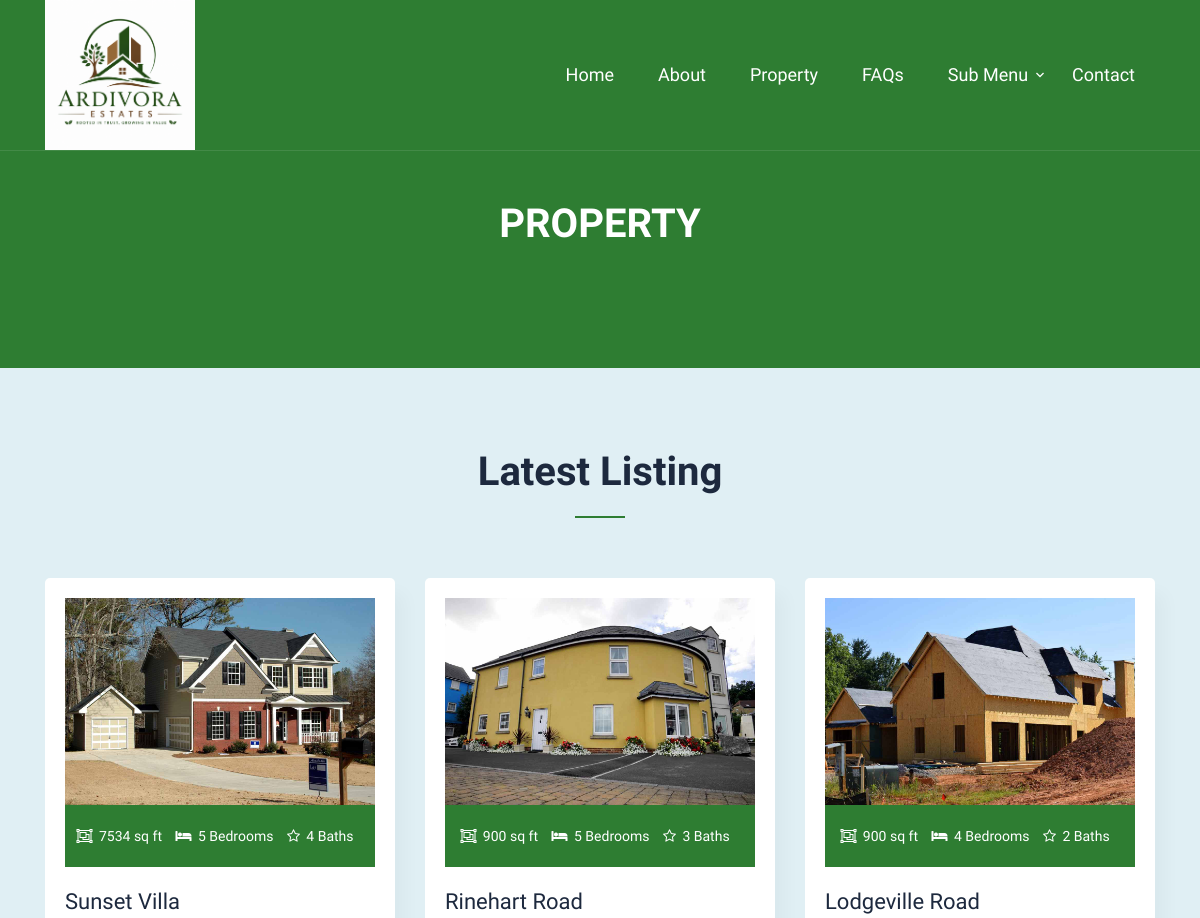
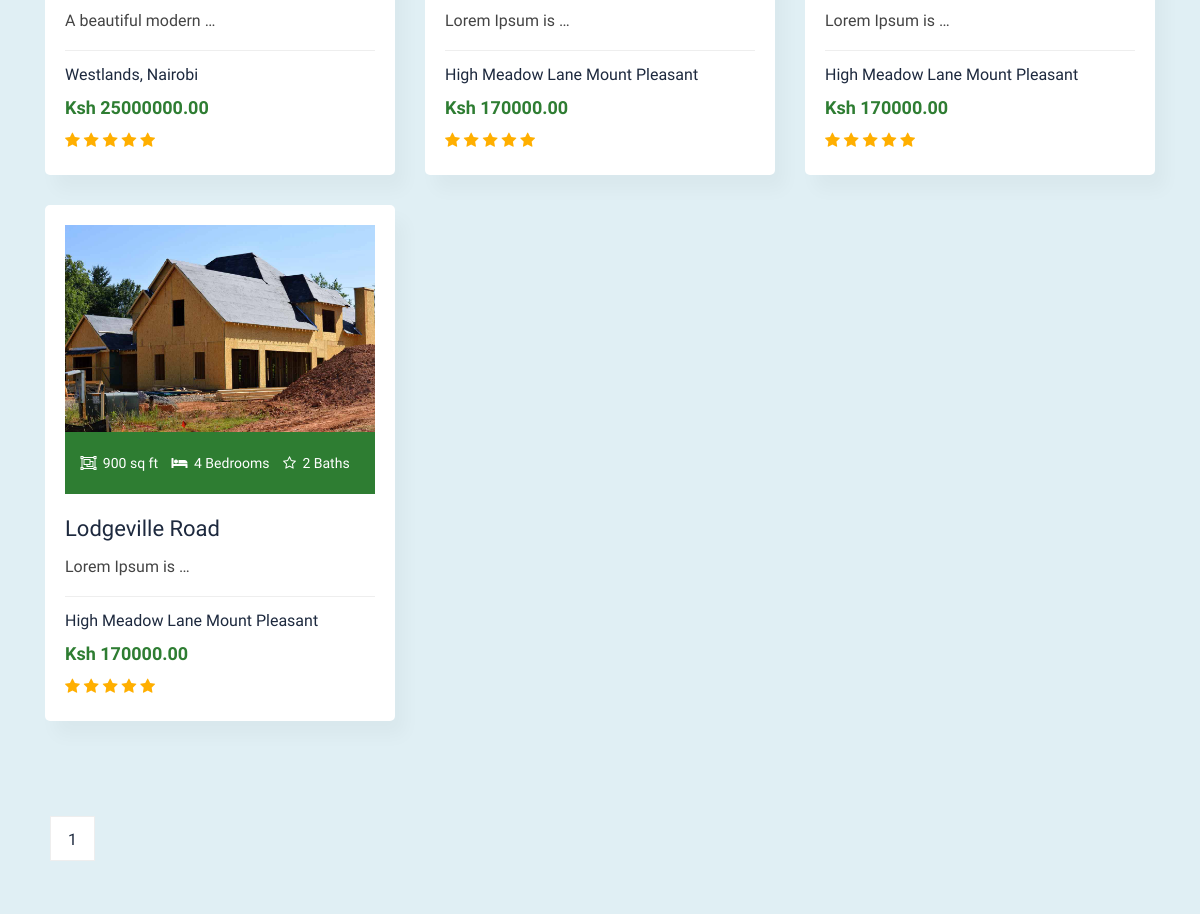
Page /property (upper part) on the earlier database version (2 pictures, top to bottom).
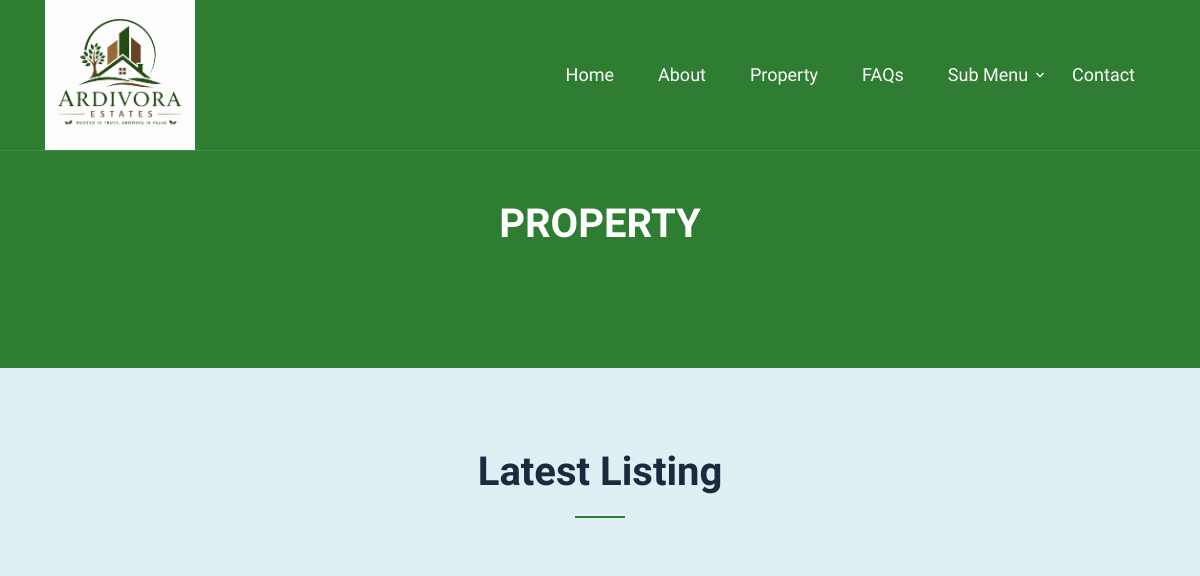
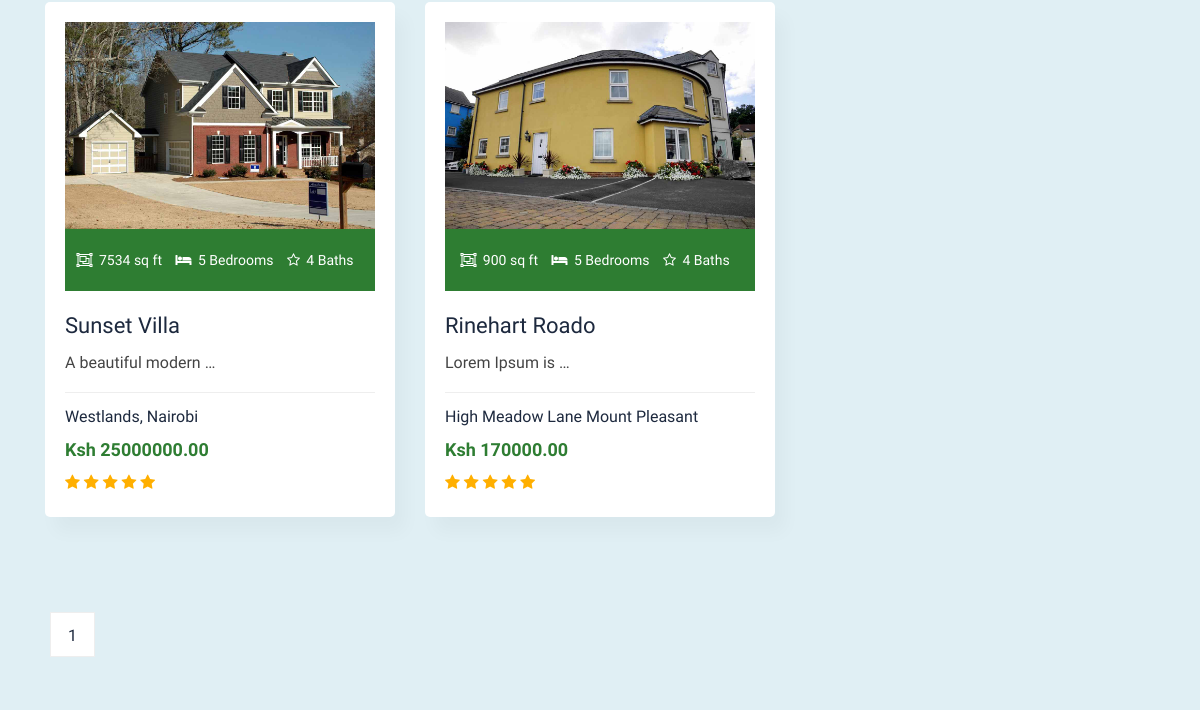
Same page on the later database version (2 pictures, top to bottom).
### stellaapp/models.py (models this page shows, shortened)
class Property(models.Model):
    title = models.CharField(max_length=200)
    description = models.TextField()
    location = models.CharField(max_length=255)
    price = models.DecimalField(max_digits=12, decimal_places=2)
    area = models.PositiveIntegerField(help_text="Area in square feet")
    bedrooms = models.PositiveIntegerField()
    bathrooms = models.PositiveIntegerField()
    image = models.ImageField(upload_to='properties/')
    created_at = models.DateTimeField(auto_now_add=True)

### stellaapp/views.py (the view)
# urls.py: path('property',views.property,name='property'),
def property(request):
    properties = Property.objects.all().order_by('-id')
    paginator = Paginator(properties, 9)  # 9 properties per page
    page_number = request.GET.get('page')
    page_obj = paginator.get_page(page_number)
    return render(request, 'property.html', {
        'page_obj': page_obj
    })

### templates/property.html (shortened to what this page needs)
{% extends 'base.html' %}
{% load static %}
{% block content %}
	<section class="section-top">
		<div class="container">
			<div class="col-lg-10 offset-lg-1 col-xs-12 text-center">
				<div class="section-top-title wow fadeInRight" data-wow-duration="1s" data-wow-delay="0.3s"
					data-wow-offset="0">
					<h1>Property</h1>
				</div>
			</div>
		</div>
	</section>
	<section class="template_property">
		<div class="container">
			<div class="section-title text-center wow zoomIn">
				<h2>Latest listing</h2>
				<div></div>
			</div>
			<div class="row">
		{% for property in page_obj %}
		<div class="col-md-4 col-sm-12 col-xs-12">
			<div class="single_property">
				{% if property.image %}
					<img src="{{ property.image.url }}" class="img-fluid" alt="{{ property.title }}">
				{% else %}
					<img src="{% static 'assets/img/property/1.jpg' %}" class="img-fluid" alt="No Image">
				{% endif %}
				<div class="single_property_description text-center">
					<span>
						<i class="fa fa-object-group"></i>
						{{ property.area }} sq ft
					</span>
					<span>
						<i class="fa fa-bed"></i>
						{{ property.bedrooms }} Bedrooms
					</span>
					<span>
						<i class="fa fa-star-o"></i>
						{{ property.bathrooms }} Baths
					</span>
				</div>
				<div class="single_property_content">
					<h4>
						<a href="{% url 'property_details' property.id %}">{{ property.title }} </a>
					</h4>
					<p>{{ property.description|truncatewords:3 }}</p>
				</div>
				<div class="single_property_price">
					{{ property.location }}
					<span>Ksh {{ property.price }}</span>
					<i class="fa fa-star"></i>
					<i class="fa fa-star"></i>
					<i class="fa fa-star"></i>
					<i class="fa fa-star"></i>
					<i class="fa fa-star"></i>
				</div>
			</div>
		</div>
		{% empty %}
		<div class="col-12 text-center">
			<p>No properties available.</p>
		</div>
		{% endfor %}
	</div>
			<div id="pagination">
				<nav>
					<ul class="pagination blog_pagination">
						{% for num in page_obj.paginator.page_range %}
							{% if num >= page_obj.number|add:'-2' and num <= page_obj.number|add:'2' %}
								{% if page_obj.number == num %}
									<li class="active">
										<a href="?page={{ num }}">{{ num }}</a>
									</li>
								{% else %}
									<li>
										<a href="?page={{ num }}">{{ num }}</a>
									</li>
								{% endif %}
							{% endif %}
						{% endfor %}
					</ul>
				</nav>
			</div>
		</div>
	</section>
{% endblock %}

### templates/base.html (shortened to what this page needs)
{% load static %}
<!DOCTYPE html>
<html lang="en">
<head>
    <link rel="stylesheet" href="{% static 'assets/bootstrap/css/bootstrap.min.css' %}">
    <link rel="stylesheet" href="{% static 'assets/fonts/font-awesome.min.css' %}">
    <link rel="stylesheet" href="{% static 'assets/fonts/themify-icons.css' %}">
    <link rel="stylesheet" href="{% static 'assets/owlcarousel/css/owl.carousel.css' %}">
    <link rel="stylesheet" href="{% static 'assets/owlcarousel/css/owl.theme.css' %}">
    <link rel="stylesheet" href="{% static 'assets/css/fonts.css' %}">
    <link rel="stylesheet" href="{% static 'assets/css/prettyPhoto.css' %}">
    <link rel="stylesheet" href="{% static 'assets/css/magnific-popup.css' %}">
    <link rel="stylesheet" href="{% static 'assets/css/animate.css' %}">
    <link rel="stylesheet" href="{% static 'assets/css/slick.css' %}">
    <link rel="stylesheet" href="{% static 'assets/css/menu.css' %}">
    <link rel="stylesheet" href="{% static 'assets/css/style.css' %}">
    <link rel="stylesheet" href="{% static 'assets/css/responsive.css' %}">
</head>
<body data-spy="scroll" data-offset="80">
    {% include 'partials/navbar.html' %}
	{% block content %}
    {% endblock %}
</body>
</html>

### templates/partials/navbar.html (shortened to what this page needs)
	{% load static %}
	<header class="site-navbar js-sticky-header site-navbar-target" role="banner">
		<div class="container">
			<div class="row align-items-center">
				<div class="col-6 col-xl-2">
					<h1 class="mb-0 site-logo"><a href="{% url 'index' %}"><img src="{% static 'assets/img/logo.png' %}" alt=""></a></h1>
				</div>
				<div class="col-12 col-md-10 d-none d-xl-block">
					<nav class="site-navigation position-relative text-right" role="navigation">
						<ul class="site-menu main-menu js-clone-nav mr-auto d-none d-lg-block">
							<li><a class="nav-link" href="{% url 'index' %}">Home</a></li>
							<li><a class="nav-link" href="{% url 'about' %}">about</a></li>
							<li><a class="nav-link" href="{% url 'property' %}">Property</a></li>
							<li><a class="nav-link" href="{% url 'faq' %}">FAQs</a></li>
							<li class="has-children">
								{% if user.is_authenticated %}
									<a href="#" class="nav-link">
										{{ user.username }}
									</a>
								{% else %}
									<a href="#" class="nav-link">
										Sub Menu
									</a>
								{% endif %}
							</li>
							<li><a class="nav-link" href="{% url 'contact' %}">Contact</a></li>
						</ul>
					</nav>
				</div>
			</div>
		</div>
	</header>

### templates/partials/footer.html (shortened to what this page needs)
{% load static %}

### static/assets/css/menu.css (style rules this page uses)
.site-navbar { margin-bottom: 0px; z-index: 1999; position: absolute; top: 0; width: 100%; }
.site-navbar .site-logo { position: relative; left: 0; font-size: 24px; }
.site-navbar .site-navigation .site-menu { margin-bottom: 0; }
.site-navbar .site-navigation .site-menu a { text-decoration: none !important; display: inline-block; }
.site-navbar .site-navigation .site-menu > li { display: inline-block; }
.site-navbar .site-navigation .site-menu > li > a { padding: 25px 20px; font-size: 18px; text-transform: capitalize; display: inline-block; text-decoration: none !important; }
.site-navbar .site-navigation .site-menu .has-children { position: relative; }
.site-navbar .site-navigation .site-menu .has-children > a { position: relative; padding-right: 20px; }
.site-navbar .site-navigation .site-menu .has-children > a:before { position: absolute; content: "\e313"; font-size: 16px; top: 50%; right: 0; -webkit-transform: translateY(-50%); -ms-transform: translateY(-50%); transform: translateY(-50%); font-family: 'icomoon'; }
.site-mobile-menu .site-nav-wrap { padding: 0; margin: 0; list-style: none; position: relative; }
.site-mobile-menu .site-nav-wrap a { padding: 10px 20px; display: block; position: relative; color: #212529; }
.site-mobile-menu .site-nav-wrap li { position: relative; display: block; }
.site-mobile-menu .site-nav-wrap > li { display: block; position: relative; float: left; width: 100%; }
.site-mobile-menu .site-nav-wrap > li > a { padding-left: 20px; font-size: 20px; }
.sticky-wrapper .site-navbar { -webkit-transition: .3s all ease; -o-transition: .3s all ease; transition: .3s all ease; }
.sticky-wrapper .site-navbar { border-bottom: 1px solid rgba(255, 255, 255, 0.1); }
.site-logo img { width:150px; }
.sticky-wrapper .site-navbar .site-logo a { color: #fff; }
.sticky-wrapper .site-navbar .site-menu > li > a { color: #fff !important; }

### static/assets/css/style.css (style rules this page uses)
body { color: #444; font-family: 'Exo', sans-serif; font-size: 16px; font-weight: 400; line-height: 28px; background:#fff; overflow-x:hidden; }
html, body { height: 100% }
h1, h2, h3, h4, h5, h6 { letter-spacing: 0px; margin-top: 0px; font-family: 'Exo', sans-serif; color: #1d293e; font-weight: 400; }
a { font-family: 'Exo', sans-serif; text-decoration: none; -webkit-transition: all 0.2s ease 0s; -o-transition: all 0.2s ease 0s; transition: all 0.2s ease 0s; }
p { margin-bottom: 0; }
ul, li { margin: 0; padding: 0; }
.section-title { margin-bottom: 60px }
.section-title h2 { margin-bottom: 0; margin-top: 0; text-transform: capitalize; font-weight: 600; font-size: 40px; }
.section-title div { background: #2E7D32 none repeat scroll 0 0; display: block; height: 2px; margin: 20px auto 0; overflow: hidden; width: 50px; }
.template_property { background:#e0eff4;padding-top:80px;padding-bottom:50px }
.single_property { background: #fff none repeat scroll 0 0; -webkit-box-shadow: 10px 15px 18px rgba(23, 23, 36, 0.03); box-shadow: 10px 15px 18px rgba(23, 23, 36, 0.03); margin-bottom: 30px; padding: 20px; border-radius: 5px; }
.single_property_price { border-top: 1px solid #eee; color: #1d293e; font-weight: 500; padding-top: 10px; text-transform: capitalize; }
.single_property_price span { font-size: 18px; font-weight: 700; color: #2E7D32; display: block; margin: 5px 0; }
.single_property_content h4 { margin-bottom: 10px; text-transform: uppercase; }
.single_property_content h4 a { color: #1d293e; -webkit-transition: all 0.2s ease 0s; -o-transition: all 0.2s ease 0s; transition: all 0.2s ease 0s; text-transform: capitalize; font-weight: 500; font-size: 22px; }
.single_property_content p { margin-bottom: 15px; }
.single_property_price i { color:#ffaf00; }
.single_property_description { background: #2E7D32 none repeat scroll 0 0; padding: 15px 10px; margin-bottom:20px; }
.single_property_description span { color: #fff; margin-right: 10px; font-size: 14px; line-height: 32px; }
.single_property_description i { color:#fff;margin-right:3px; }
#pagination { margin-top: 60px; }
ul.blog_pagination li a { border: 1px solid #eee; border-radius: 0; color: #1d293e; display: block; font-size: 16px; font-weight: 500; background: #fff; height: 45px; line-height: 45px; margin: 5px; text-align: center; width: 45px; }
.section-top { background:#2E7D32; padding-bottom: 120px; padding-top: 200px; position: relative; }
.section-top-title h1 { margin: 0; color:#fff; font-weight:600; text-transform: uppercase; }

Differences in the rows shown:
removed Property: image (picture), area "900", bedrooms "4", bathrooms "2", title "Lodgeville Road", description "Lorem Ipsum is …", location "High Meadow Lane Mount Pleasant", price "170000.00"
removed Property: image (picture), area "900", bedrooms "4", bathrooms "2", title "Lodgeville Road", description "Lorem Ipsum is …", location "High Meadow Lane Mount Pleasant", price "170000.00"
changed Property "High Meadow Lane Mount Pleasant": bathrooms "3" → "4"; title "Rinehart Road" → "Rinehart Roado"
